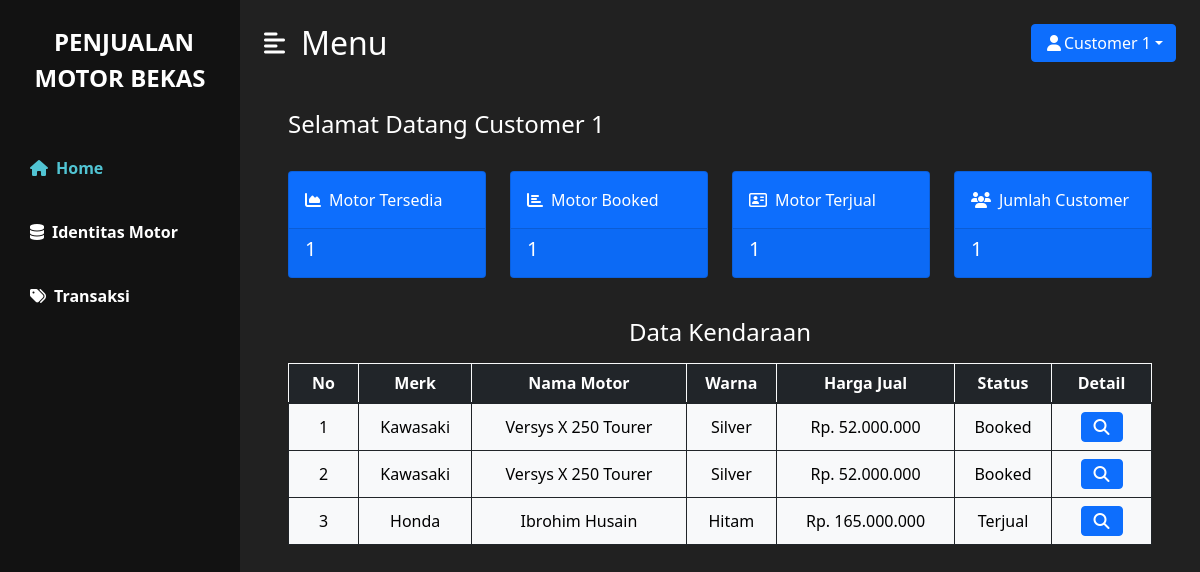
Page /staff/index.php (signed in) on the committed database.
### tables this page shows
CREATE TABLE `transaksi` (
  `id_transaksi` varchar(7) NOT NULL,
  `id_motor` varchar(7) NOT NULL,
  `id_user` varchar(20) NOT NULL,
  `tgl_transaksi` date NOT NULL,
  `bukti_transfer` varchar(50) NOT NULL,
  `status_transaksi` enum('Waiting','Selesai','Batal') NOT NULL
);

### customer/function/kelola_index.php (called while the page is built, shortened)
<?php
    require 'session.php';
    $sqlRead = "SELECT * FROM transaksi t, data_motor dm WHERE t.id_user = '$id_user' AND t.id_motor = dm.id_motor";
    $queryRead = mysqli_query($koneksi, $sqlRead);
    $sqlTersedia = "SELECT * FROM data_motor WHERE status='Tersedia'";
    $queryTersedia = mysqli_query($koneksi, $sqlTersedia);
    $jmlTersedia = mysqli_num_rows($queryTersedia);
    $sqlBooked = "SELECT * FROM data_motor WHERE status='Booked'";
    $queryBooked = mysqli_query($koneksi, $sqlBooked);
    $jmlBooked = mysqli_num_rows($queryBooked);
    $sqlTerjual = "SELECT * FROM data_motor WHERE status='Terjual'";
    $queryTerjual = mysqli_query($koneksi, $sqlTerjual);
    $jmlTerjual = mysqli_num_rows($queryTerjual);
    $sqlCustomer = "SELECT * FROM user WHERE hak_akses='Customer'";
    $queryCust = mysqli_query($koneksi, $sqlCustomer);
    $jmlCustomer = mysqli_num_rows($queryCust);
?>

### customer/function/session.php (called while the page is built, shortened)
<?php
    $id_user = $_SESSION['id_user'];
?>

### staff/index.php (the view, shortened to what this page needs)
<?php
    require 'function/kelola_index.php';
?>
<html>
<head>
    <link href="https://cdn.jsdelivr.net/npm/bootstrap@5.1.3/dist/css/bootstrap.min.css" rel="stylesheet">
    <link rel="stylesheet" href="../css/styles_index.css">
</head>
<body>
    <div class="d-flex" id="wrapper">
        <div class="bg-3" id="sidebar-wrapper">
            <div class="sidebar-heading text-center py-4 warna-1 fs-4 fw-bold text-uppercase">
                <i class="me-2"></i>Penjualan<br>Motor Bekas
            </div>
            <div class="list-group list-group-flush my-3">
                <a href="index.php" class="list-group-item list-group-item-action bg-transparent fw-bold active-bar"><i class="fas fa-home me-2"></i>Home</a>
                <a href="M_identitasMotor.php" class="list-group-item list-group-item-action bg-transparent warna-1 fw-bold"><i class="fas fa-database me-2"></i>Identitas Motor</a>
                <a href="M_transaksi.php" class="list-group-item list-group-item-action bg-transparent warna-1 fw-bold"><i class="fas fa-tags me-2"></i>Transaksi</a>
            </div>
        </div>
        <div id="page-content-wrapper">
            <nav class="navbar navbar-expand-lg navbar-light bg-2 py-4 px-4">
                <div class="d-flex align-items-center me-auto">
                    <i class="fas fa-align-left warna-1 fs-4 me-3" id="menu-toggle"></i>
                    <h2 class="fs-2 m-0 warna-1">Menu</h2>
                </div>
                <div class="dropdown ms-3">
                    <a class="btn btn-primary dropdown-toggle" href="#" role="button" id="dropdownMenuLink" data-bs-toggle="dropdown" aria-expanded="false"><i class="fas fa-user fa-fw"></i><?= ucfirst($_SESSION['nama']);?></a>
                </div>
            </nav>
            <div class="container-fluid px-5">
                <div class="row my-4">
                    <h3 class="fs-4 warna-1">Selamat Datang <?php echo $_SESSION['nama'] ?></h3>
                </div>
                <div class="row">
                    <div class="col-xl-3 col-md-6">
                        <div class="card bg-primary text-white mb-4">
                            <div class="card-body"><i class="fas fa-chart-area me-2"></i>Motor Tersedia</div>
                                <div class="card-footer d-flex align-items-center justify-content-between">
                                    <h5><?php echo $jmlTersedia ?></h5>
                                </div>
                            </div>
                        </div>
                    <div class="col-xl-3 col-md-6">
                        <div class="card bg-primary text-white mb-4">
                            <div class="card-body"><i class="fas fa-chart-bar me-2"></i>Motor Booked</div>
                                <div class="card-footer d-flex align-items-center justify-content-between">
                                    <h5><?php echo $jmlBooked ?></h5>
                                </div>
                            </div>
                        </div>
                    <div class="col-xl-3 col-md-6">
                        <div class="card bg-primary text-white mb-4">
                            <div class="card-body"><i class="far fa-address-card me-2"></i></i>Motor Terjual</div>
                            <div class="card-footer d-flex align-items-center justify-content-between">
                                <h5><?php echo $jmlTerjual ?></h5>
                            </div>
                        </div>
                    </div>
                    <div class="col-xl-3 col-md-6">
                        <div class="card bg-primary text-white mb-4">
                            <div class="card-body"><i class="fas fa-users me-2"></i></i>Jumlah Customer</div>
                            <div class="card-footer d-flex align-items-center justify-content-between">
                                <h5><?php echo $jmlCustomer ?></h5>
                            </div>
                        </div>
                    </div>
                </div>
                <div class="row">
                    <h4 class="h4 warna-1 text-center my-3">Data Kendaraan</h4>
                    <div class="table-responsive">
                        <table class="table table-bordered border-primary align-middle text-center mx-auto" style="min-width: 800px;">
                            <thead class="table-dark border-light">
                                <tr>
                                    <th style="width: 70px;">No</th>
                                    <th>Merk</th>
                                    <th>Nama Motor</th>
                                    <th>Warna</th>
                                    <th>Harga Jual</th>
                                    <th>Status</th>
                                    <th style="width: 100px;">Detail</th>
                                </tr>
                            </thead>
                            <tbody class="table-light border-dark">
                                <?php
                                    $no = 1;
                                    $i = 0;
                                    while ($row = mysqli_fetch_array($queryRead)){
                                        $foto[$i] = $row['foto'];
                                        $id_motor[$i] = $row["id_motor"];
                                        $nama_pemilik[$i] = $row["nama_pemilik"];
                                        $plat_no[$i] = $row["plat_no"];
                                        $merk[$i] = $row["merk"];
                                        $type[$i] = $row["type"];
                                        $warna[$i] = $row["warna"];
                                        $tahun_pembuatan[$i] = $row["tahun_pembuatan"];
                                        $masa_berlaku_stnk[$i] = $row["masa_berlaku_stnk"];
                                        $pajak[$i] = $row["pajak"];
                                        $harga_asli[$i] = $row["harga_asli"];
                                        $harga_jual[$i] = $row["harga_jual"];
                                        $odometer[$i] = $row["odometer"];
                                        $status[$i] = $row["status"];
                                        echo '
                                        <form method="post" enctype="multipart/form-data">
                                            <div class="invisible position-absolute">
                                                <input type="text" class="form-control" name="id_motor" value="'.$row['id_motor'].'">
                                            </div>
                                            <tr>
                                                <td>'.$no++.'</td>
                                                <td>'.$merk[$i].'</td>
                                                <td>'.$nama_pemilik[$i].'</td>
                                                <td>'.$warna[$i].'</td>
                                                <td>Rp. '.number_format($harga_jual[$i], 0, ',', '.').'</td>
                                                <td>'.$status[$i].'</td>
                                                <td>
                                                    <button type="button" class="btn btn-primary" data-bs-toggle="modal" data-bs-target="#detail'.$id_motor[$i].'"><i class="fas fa-search"></i></button>
                                                </td>'?>
                                                <?php echo '
                                                <div class="modal fade" id="detail'.$id_motor[$i].'" tabindex="-1" aria-labelledby="exampleModalLabel" aria-hidden="true">
                                                                <img src="../fotoMotor/'.$foto[$i].'" class="my-2 rounded" style="max-height:200px;">
                                                                    <input class="form-control" type="text" readonly value="'.$nama_pemilik[$i].'"><br>
                                                                    <input class="form-control" type="text" readonly value="'.$plat_no[$i].'"><br>
                                                                    <input class="form-control" type="text" readonly value="'.$merk[$i].'"><br>
                                                                    <input class="form-control" type="text" readonly value="'.$type[$i].'"><br>
                                                                    <input class="form-control" type="text" readonly value="'.$warna[$i].'"><br>
                                                                    <input class="form-control" type="text" readonly value="'.$tahun_pembuatan[$i].'"><br>
                                                                    <input class="form-control" type="text" readonly value="'.$masa_berlaku_stnk[$i].'"><br>
                                                                    <input class="form-control" type="text" readonly value="'.$pajak[$i].'"><br>
                                                                    <input class="form-control" type="text" readonly value="'.$harga_asli[$i].'"><br>
                                                                    <input class="form-control" type="text" readonly value="'.$harga_jual[$i].'"><br>
                                                                    <input class="form-control" type="text" readonly value="'.$odometer[$i].'"><br>
                                            </tr>
                                        </form>';
                                    }
                                ?>
                            </tbody>
                        </table>
                    </div>
                </div>
            </div>
        </div>
    </div>
</body>
</html>

### css/styles_index.css (style rules this page uses)
.warna-1 { color: #fff; }
.bg-2 { background-color: #212121; }
.bg-3 { background-color: #121212; }
.active-bar { color: #51C4D3; }
#wrapper { overflow-x: hidden; background-color: #212121; }
#sidebar-wrapper { min-height: 100vh; margin-left: -15rem; -webkit-transition: margin 0.25s ease-out; -moz-transition: margin 0.25s ease-out; -o-transition: margin 0.25s ease-out; transition: margin 0.25s ease-out; }
#sidebar-wrapper .sidebar-heading { padding: 0.875rem 1.25rem; font-size: 1.2rem; }
#sidebar-wrapper .list-group { width: 15rem; }
#page-content-wrapper { min-width: 100vw; }
#menu-toggle { cursor: pointer; }
.list-group-item { border: none; padding: 20px 30px; }
@media (min-width: 768px) { #sidebar-wrapper { margin-left: 0; } }
@media (min-width: 768px) { #page-content-wrapper { min-width: 0; width: 100%; } }

### rows in the picture
transaksi: i "Kawasaki", i "Versys X 250 Tourer", i "Silver", i "52.000.000", i "Booked"
transaksi: i "Kawasaki", i "Versys X 250 Tourer", i "Silver", i "52.000.000", i "Booked"
transaksi: i "Honda", i "Ibrohim Husain", i "Hitam", i "165.000.000", i "Terjual"

### other values in the picture
$_SESSION['nama'] "Customer 1"
$jmlTersedia "1"
$jmlBooked "1"
$jmlTerjual "1"
$jmlCustomer "1"
